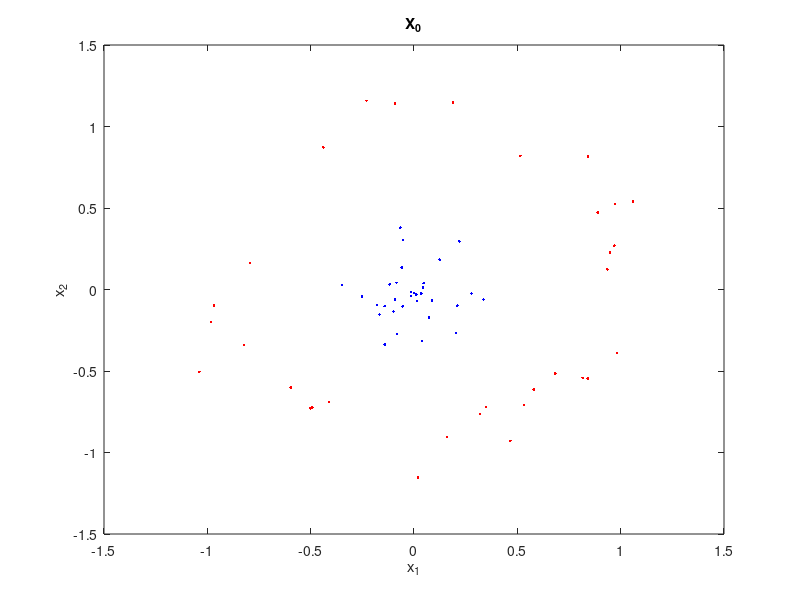

This chart was generated by the following MATLAB code: (Note: this script raises an error after producing the figure.)
clear all
close all
clc

N = 2;    % state dimension
I = 64;  % number of data points
NT = 101; % number of time points
weights = [0.01,0.01];  % weights [w1, w2]

sigma =@(x) max(x, 0); % nonlinearity
dsigma =@(x) (x > 0);  % derivative of nonlinearity

V0 = zeros(2,2,NT-1);   % initial guess for Vk
b0 = zeros(2,NT-1);     % initial guess for bk

time = linspace(0,1,NT); % time grid
dt = time(2) - time(1);

theta = 2*pi*rand(1,I); % generate initial points x_in^i
r     = [0.4*rand(1,I/2), 0.8+0.4*rand(1,I/2)];
Xin    = [r.*cos(theta); r.*sin(theta)];
% Xin     = [-0.5+0.2*rand(1,I/4), 0.5+0.2*rand(1,I/4), 0.2*rand(1,I/2);
%          zeros(1,I)];

figure(1)  % visiualize the data
plot(Xin(1,1:I/2), Xin(2,1:I/2), 'b.')
hold on
plot(Xin(1,I/2+(1:I/2)), Xin(2,I/2+(1:I/2)), 'r.')
xlabel 'x_1'
ylabel 'x_2'
title 'X_0'
Xin = Xin(:);  % convert the initial data to a column vector

% create final poinst Yout^i
Yout = [0*ones(1,I/2), 2*ones(1,I/2);  % final condition in matrix form
    ones(1,I)];
Yout = Yout(:);  % convert the final data to a column vector


% compute the state and cost function at the initial point
XX0 = computeX(Xin, V0, b0, N, I, NT, sigma, dt); % time history

J0 = evalJ(Yout, XX0, V0, b0, NT, weights, dt);
Jstart = J0



%% use the commented part below to verify your implementation of the gradient
% Phi = computePhi(Yout, XX0, V0, b0, N, I, NT, dsigma, weights, dt);
% [gradV, gradb] = computeGradients(Phi, XX0, V0, b0, N, I, NT, sigma, weights, dt);

% %% test gradb
% db = -gradb;
% atest = linspace(0, 0.000001, 10);
% Jtest = zeros(size(atest));
% for ii = 1:length(atest)
%     b1 = b0 + atest(ii)*db;
%     XX1 = computeX(Xin, V0, b1, N, I, NT, sigma, dt);
%     Jtest(ii) = evalJ(Yout, XX1, V0, b1, NT, weights, dt);
% end
% Jappr = Jtest(1) + sum(sum(gradb.*db))*atest;
% figure(4)
% % plot(atest,Jtest);
% plot(atest, Jtest, atest, Jappr)
% %
% %% test gradV
% dV = -gradV;
% atest = linspace(0, 0.0001, 10);
% Jtest = zeros(size(atest));
% for ii = 1:length(atest)
%     V1 = V0 + atest(ii)*dV;
%     XX1 = computeX(Xin, V1, b0, N, I, NT, sigma, dt);
%     Jtest(ii) = evalJ(Yout, XX1, V1, b0, NT, weights, dt);
% end
% Jappr = Jtest(1) + sum(sum(sum(gradV.*dV)))*atest;
% figure(5)
% % plot(atest,Jtest);
% plot(atest, Jtest, atest, Jappr)

%% optimization algo
tic
Niters = 1000;  % 1000 iterations takes about 2 minutes on my laptop.
gamma = 0.001;
tries_hist = [];
Jhist = J0;
gamma_hist = [];
for ii = 1:Niters
    % TODO: Compute the gradients
    
    gradV = gradV / max(max(max(abs(gradV))));
    gradb = gradb / max(max(abs(gradb)));
    
    J1 = Inf;
    tries = 0;
    gamma = gamma*4;
    while J1 > J0
        V1 = V0 - gamma*gradV;
        b1 = b0 - gamma*gradb;
        % TODO: Compute J1 = J(V1, b1)
        gamma = gamma / 2;
        tries = tries + 1;
    end
    % you can keep a track of the history of the number of tries and the
    % learning rate if you want to
    %     tries_hist = [tries_hist, tries];
    %     gamma_hist = [gamma_hist, gamma];
    
    J0 = J1;
    V0 = V1;
    b0 = b1;
    XX0 = XX1;
    
    Jhist = [Jhist, J0]; % keep track of the cost function values in the different iterations
end
toc

Jend = J0

Xout = XX1(:, end);
Xout = reshape(Xout, 2, I);
figure(5)
plot(Xout(1,1:I/2), Xout(2,1:I/2), 'b.')
hold on
plot(Xout(1,I/2+(1:I/2)), Xout(2,I/2+(1:I/2)), 'r.')
xlabel 'x_1'
ylabel 'x_2'
title 'X_{out}'

figure(6)
plot(XX1(1:N:I, :).', XX1(2:N:I, :).', 'b-')
hold on
plot(XX1(I+(1:N:I), :).', XX1(I+(2:N:I), :).', 'r-')

figure(7)
plot(time,XX1(1:N:I, :).', 'b-')
hold on
plot(time,XX1(I+(2:N:I), :).', 'r-')
ylabel 'x_{i,1}'

figure(8)
plot(time, XX1(2:N:I, :).', 'b-')
hold on
plot(time, XX1(I+(2:N:I), :).', 'r-')
ylabel 'x_{i,2}'